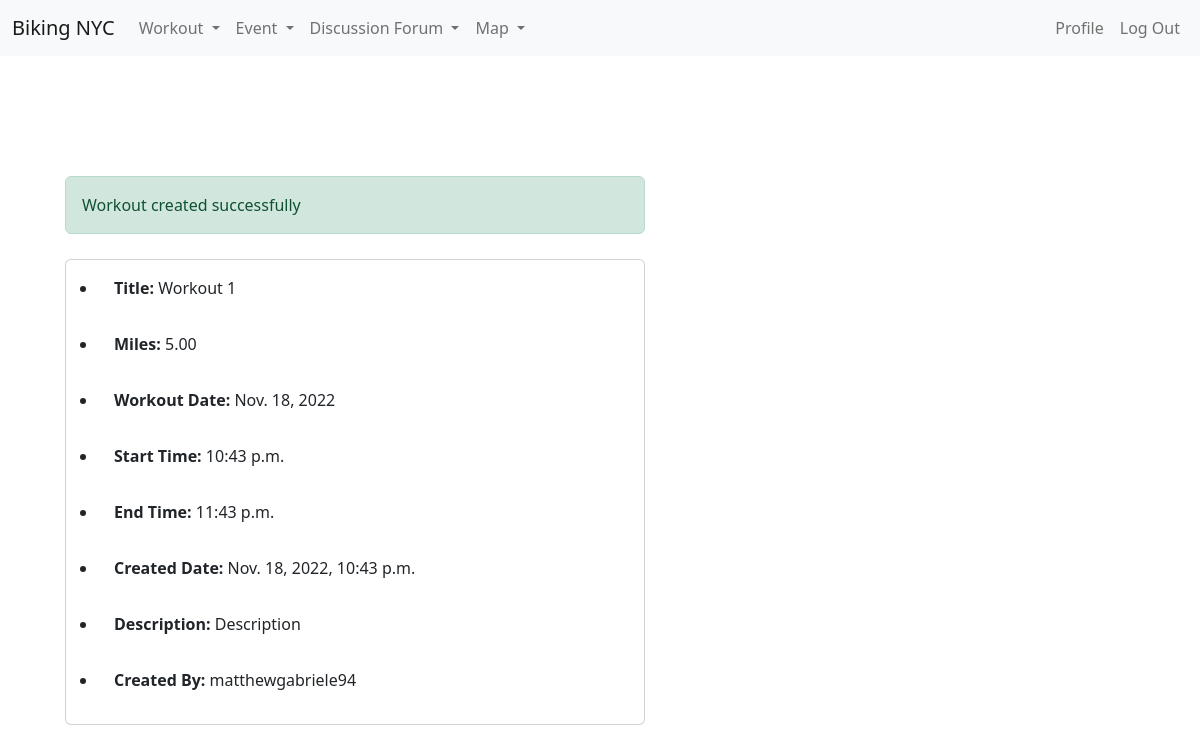
The app's page /log_workout/post_workout/success (signed in), older data.
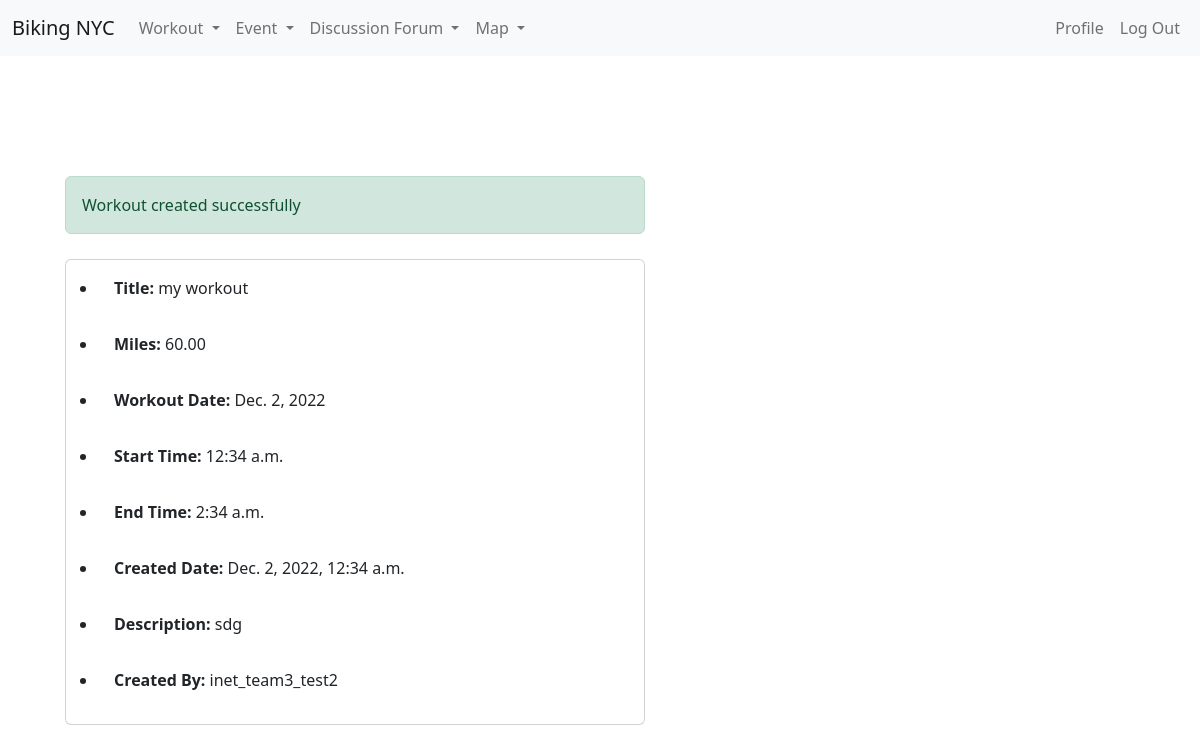
The same page, newer data.
### bikingapp/models.py (models this page shows, shortened)
class Workout(models.Model):
    title = models.CharField(max_length=50)
    miles = models.DecimalField(max_digits=5, decimal_places=2)
    date = models.DateField(default=timezone.now)
    time_start = models.TimeField(default=timezone.now)
    time_end = models.TimeField(default=timezone.now)
    date_created = models.DateTimeField(default=timezone.now)
    description = models.CharField(max_length=500, null=True)
    created_by = models.CharField(max_length=100, default="user")

### bikingapp/views.py (the view)
# urls.py: path("log_workout/post_workout/success", views.workout_success),
@login_required
def workout_success(request):
    obj = models.Workout.objects.order_by("id").latest("id")
    context = {"obj1": obj}
    return render(request, "workout/workout_success.html", context)

### bikingapp/models.py (called while the page is built)
    def __str__(self):
        return self.username

### bikingapp/templates/workout/workout_success.html (shortened to what this page needs)
<!DOCTYPE html>
<html lang="en">
  <head>
    <link
      href="https://cdn.jsdelivr.net/npm/bootstrap@5.2.2/dist/css/bootstrap.min.css"
      rel="stylesheet"
    />
    <link
      rel="stylesheet"
      href="https://cdn.jsdelivr.net/npm/bootstrap-icons@1.9.1/font/bootstrap-icons.css"
    />
  </head>
  <body>
    {% extends 'base.html' %} {% block content %}
    <div style="margin-top: 120px">
      <div class="col">
        <div
          class="alert alert-success col-lg-6"
          role="alert"
          style="margin-left: 25px"
        >
          Workout created successfully
        </div>
        <div class="card col-lg-6" style="margin: 25px">
          <ul>
            <li class="card-body"><b>Title:</b> {{obj1.title}}</li>
            <li class="card-body"><b>Miles:</b> {{obj1.miles}}</li>
            <li class="card-body"><b>Workout Date:</b> {{obj1.date}}</li>
            <li class="card-body"><b>Start Time:</b> {{obj1.time_start}}</li>
            <li class="card-body"><b>End Time:</b> {{obj1.time_end}}</li>
            <li class="card-body">
              <b>Created Date:</b> {{obj1.date_created}}
            </li>
            <li class="card-body"><b>Description:</b> {{obj1.description}}</li>
            <li class="card-body"><b>Created By:</b> {{obj1.created_by}}</li>
          </ul>
        </div>
      </div>
    </div>
    {% endblock content %}

### bikingapp/templates/base.html (shortened to what this page needs)
<!doctype html>
<html lang="en">
  <head>
    {% load static %}
    <link href="https://cdn.jsdelivr.net/npm/bootstrap@5.2.3/dist/css/bootstrap.min.css" rel="stylesheet">
  </head>
  <body>
    <header>
      <nav class="navbar navbar-expand-lg bg-light">
        <div class="container-fluid">
          <a class="navbar-brand" href="/">Biking NYC</a>
          <div class="collapse navbar-collapse" id="navbarSupportedContent">
            <ul class="navbar-nav me-auto mb-2 mb-lg-0">
              <li class="nav-item dropdown">
                <a class="nav-link dropdown-toggle" href="" role="button" data-bs-toggle="dropdown" aria-expanded="false">
                  Workout
                </a>
              </li>
              <li class="nav-item dropdown">
                <a class="nav-link dropdown-toggle" href="" role="button" data-bs-toggle="dropdown" aria-expanded="false">
                  Event
                </a>
              </li>
              <li class="nav-item dropdown">
                <a class="nav-link dropdown-toggle" href="/post" role="button" data-bs-toggle="dropdown" aria-expanded="false">
                  Discussion Forum
                </a>
              </li>
              <li class="nav-item dropdown">
                <a class="nav-link dropdown-toggle" href="/map" role="button" data-bs-toggle="dropdown" aria-expanded="false">
                  Map
                </a>
            </ul>
            <ul class="navbar-nav ms-auto mb-2 mb-lg-0">
              {% if user.is_authenticated %}
              <li class="nav-item">
                <a class="nav-link" aria-current="page" href="{% url 'profile' user.username %}">Profile</a>
              </li>
              <li class="nav-item">
                <a class="nav-link" aria-current="page" href="/logout">Log Out</a>
              </li>
            {% endif %}
            </ul>
          </div>
        </div>
      </nav>
    </header>
    <div style="margin-top: 10px; margin-left: 40px">
      {% block content %}
      {% endblock content%}
    </div>
  </body>
  </html>

Row changes from the older to the newer data that the page shows:
no longer on this page (row unchanged): Workout: title "Workout 1", miles "5.00", date "Nov. 18, 2022", time_start "10:43 p.m.", time_end "11:43 p.m.", date_created "Nov. 18, 2022, 10:43 p.m.", description "Description", created_by "matthewgabriele94"
added Workout: title "my workout", miles "60.00", date "Dec. 2, 2022", time_start "12:34 a.m.", time_end "2:34 a.m.", date_created "Dec. 2, 2022, 12:34 a.m.", description "sdg", created_by "inet_team3_test2"
